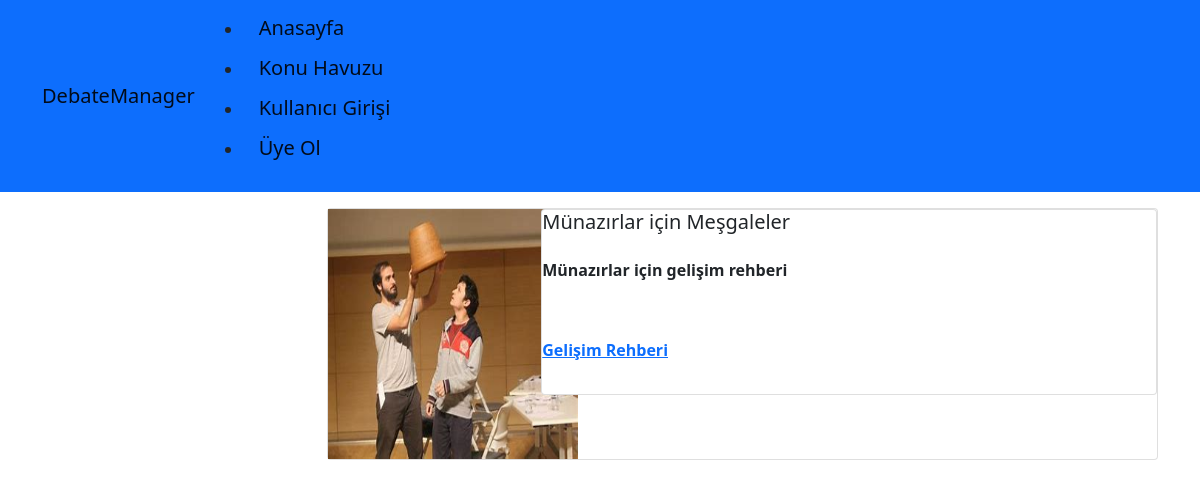
Page /blogs/munazrlar-icin-mesgaleler on the committed database.
### DM/models.py (models this page shows, shortened)
class Blog(models.Model):
    title = models.CharField(max_length=200)
    image = models.CharField(max_length=50)
    description = RichTextField()
    is_active = models.BooleanField(default=False)
    is_home = models.BooleanField(default=False)
    slug = models.SlugField(null=False, blank=True, unique=True, db_index=True, editable=False)
    categories = models.ManyToManyField(Category)

### DM/views.py (the view)
# urls.py: path("blogs/<slug:slug>", views.blog_details, name="blog_details"),
def blog_details(request, slug):
    blog = Blog.objects.get(slug=slug)
    return render(request, "DM/blog_details.html", {
        "blog": blog})

### DM/templates/DM/blog_details.html (shortened to what this page needs)
{% extends "base.html" %}
{% load static %}
{% block content %}
    <div class="container mt-3">
        <div class="row">
            <div class="col-3">
            </div>
            <div class="col-9">
                <div class="card mb-3">
                    <div class="row">
                        <div class="col-md-3">
                            <img src="{% static 'img/'|add:blog.image %}" alt="" width="250" height="250">
                        </div>
                        <div class="col-md-9">
                            <div class="card body">
                                <h5 class="card-title">
                                    {{ blog.title }}
                                </h5>
                                <p class="card-text">{{ blog.description|safe }}</p>
                            </div>
                        </div>
                    </div>
                </div>
            </div>
        </div>
    </div>
{% endblock %}

### rows in the picture
Blog: image (picture), title "Münazırlar için Meşgaleler", description "Münazırlar için gelişim rehberi Gelişim Rehberi"
